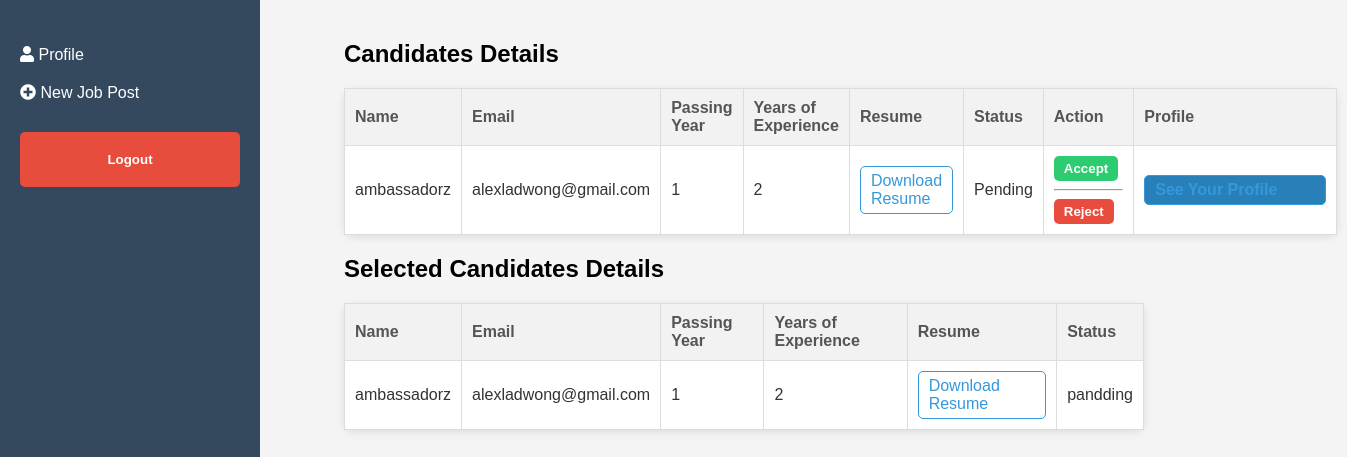
Page /candidatedetails/2/ (signed in) on the committed database.
### hr/models.py (models this page shows, shortened)
class CandidateApplications(models.Model):
    user = models.ForeignKey(to=User,on_delete=models.CASCADE)
    job = models.OneToOneField(to=JobPost,on_delete=models.CASCADE)
    passingYear = models.IntegerField()
    yearOfExperience = models.IntegerField(default=0)
    resume = models.FileField(upload_to='resume')
    status = models.CharField(choices=STATUS_CHOICE,max_length=20,default='pandding')

class SelectCandidateJob(models.Model):
    job = models.ForeignKey(to=JobPost,on_delete=models.CASCADE)
    candidate = models.OneToOneField(to=CandidateApplications,on_delete=models.CASCADE)

### hr/views.py (the view)
# urls.py: path('candidatedetails/<int:id>/',views.hrCandidateDetails,name='candidatedetails'),
@login_required
def hrCandidateDetails(request,id):
    if JobPost.objects.filter(id=id).exists():
        jobpost = JobPost.objects.get(id=id)
        jobapplys = CandidateApplications.objects.filter(job=jobpost)
        selectedCandidate = SelectCandidateJob.objects.filter(job=jobpost)
        print(selectedCandidate)
        return render(request,'hr/candidate.html',{'jobapplys':jobapplys,'jobpost':jobpost,'selectedCandidate':selectedCandidate})
    else:
        return render('hrdash')

### hr/templates/hr/candidate.html (shortened to what this page needs)
<!DOCTYPE html>
<html lang="en">
<head>
    <link rel="stylesheet" href="https://cdnjs.cloudflare.com/ajax/libs/font-awesome/5.15.3/css/all.min.css">
</head>
<body>
    <div class="container">
        {% include 'hr/navbar.html' %}
        <div class="content">
            <h2>Candidates Details</h2>
            {% if jobapplys %}
            <table class="candidates-table">
                <thead>
                    <tr>
                        <th>Name</th>
                        <th>Email</th>
                        <th>Passing Year</th>
                        <th>Years of Experience</th>
                        <th>Resume</th>
                        <th>Status</th>
                        <th>Action</th>
                        <th>Profile</th>
                    </tr>
                </thead>
                <tbody>
                    {% for candi in jobapplys %}
                    <tr>
                        <td>{{candi.user.username}}</td>
                        <td>{{candi.user.email}}</td>
                        <td>{{candi.passingYear}}</td>
                        <td>{{candi.yearOfExperience}}</td>
                        <td><a href="{{ candidatedetails.resume.url }}" class="resume-download">Download Resume</a></td>
                        <td>Pending</td>
                        <td>
                            <form action="{% url 'acceptapplication' %}" method="post">
                                <button class="accept-button" type="submit">Accept</button>
                            </form>
                            <hr>
                            <form action="" method="post">
                                <button class="reject-button">Reject</button>
                            </form>
                        </td>
                        <td><a href="{% url 'hrdash' %}" class="profile-button">See Your Profile</a></td>
                    </tr>
                    {% endfor %}
                </tbody>
            </table>
            {% else %}
                <h2>No Application received</h2>
            {% endif %}
                <h2>Selected Candidates Details</h2>
                {% if jobapplys %}
                <table class="candidates-table">
                    <thead>
                        <tr>
                            <th>Name</th>
                            <th>Email</th>
                            <th>Passing Year</th>
                            <th>Years of Experience</th>
                            <th>Resume</th>
                            <th>Status</th>
                        </tr>
                    </thead>
                    <tbody>
                        {% for candi in selectedCandidate %}
                        <tr>
                            <td>{{candi.candidate.user.username}}</td>
                            <td>{{candi.candidate.user.email}}</td>
                            <td>{{candi.candidate.passingYear}}</td>
                            <td>{{candi.candidate.yearOfExperience}}</td>
                            <td><a href="{{candidatedetails.resume.url}}" class="resume-download">Download Resume</a></td>
                            <td>{{candi.candidate.status}}</td>
                        </tr>
                        {% endfor %}
                    </tbody>
                </table>
                {% else %}
                    <h2>No Application received</h2>
                {% endif %}
        </div>
    </div>
</body>
</html>

### hr/templates/hr/navbar.html (shortened to what this page needs)
<nav class="sidebar">
    <ul>
      <li><a href="{% url 'hrdash' %}"><i class="fas fa-user"></i> Profile</a></li>
      <li><a href="{% url 'postjob' %}"><i class="fas fa-plus-circle"></i> New Job Post</a></li>
    </ul>
    <button class="logout-button"><a href="{% url 'logout' %}">Logout</a></button>
  </nav>

### hr/templates/hr/candidate.html (style rules this page uses)
body { margin: 0; font-family: Arial, sans-serif; background-color: #f4f4f4; display: flex; min-height: 100vh; }
.container { display: flex; flex-direction: row; }
.content { flex: 1; padding: 20px; margin-left: 4rem; width: 50rem; }
.sidebar { background-color: #34495e; color: white; width: 220px; padding: 20px; }
.sidebar ul { list-style: none; padding: 0; }
.sidebar a { display: block; color: white; text-decoration: none; padding: 10px 0; }
.logout-button { display: block; width: 100%; padding: 10px; background-color: #e74c3c; border: none; border-radius: 5px; color: white; cursor: pointer; font-weight: bold; margin-top: 20px; transition: background-color 0.3s; }
.content { flex: 1; padding: 20px; }
.candidates-table { width: 100%; border-collapse: collapse; margin-top: 20px; }
.candidates-table th, .candidates-table td { border: 1px solid #ddd; padding: 10px; text-align: left; }
.candidates-table th { background-color: #f2f2f2; }
.resume-download { color: #3498db; text-decoration: none; transition: color 0.3s; }
.candidates-table th { background-color: #f2f2f2; font-weight: bold; color: #555; }
.candidates-table td { background-color: #fff; color: #333; }
.candidates-table { box-shadow: 0px 2px 8px rgba(0, 0, 0, 0.1); border-radius: 10px; }
.candidates-table th, .candidates-table td { transition: background-color 0.3s, color 0.3s; }
.candidates-table td a { display: inline-block; padding: 5px 10px; border: 1px solid #3498db; border-radius: 5px; color: #3498db; transition: background-color 0.3s, color 0.3s; }
.accept-button, .reject-button { display: inline-block; padding: 5px 10px; margin-right: 5px; border: none; border-radius: 5px; cursor: pointer; font-weight: bold; transition: background-color 0.3s, color 0.3s; }
.accept-button { background-color: #2ecc71; color: white; }
.reject-button { background-color: #e74c3c; color: white; }
.profile-button { display: inline-block; padding: 5px 10px; width: 10rem; background-color: #2980b9; border: none; border-radius: 5px; color: white; text-decoration: none; font-weight: bold; transition: background-color 0.3s, color 0.3s; }

### hr/templates/hr/navbar.html (style rules this page uses)
.sidebar { background-color: #34495e; color: white; width: 220px; padding: 20px; }
.sidebar ul { list-style: none; padding: 0; }
.sidebar a { display: block; color: white; text-decoration: none; padding: 10px 0; }

### rows in the picture
CandidateApplications: user.username "ambassadorz", user.email "alexladwong@gmail.com", passingYear "1", yearOfExperience "2"
SelectCandidateJob: candidate.user.username "ambassadorz", candidate.user.email "alexladwong@gmail.com", candidate.passingYear "1", candidate.yearOfExperience "2", candidate.status "pandding"
